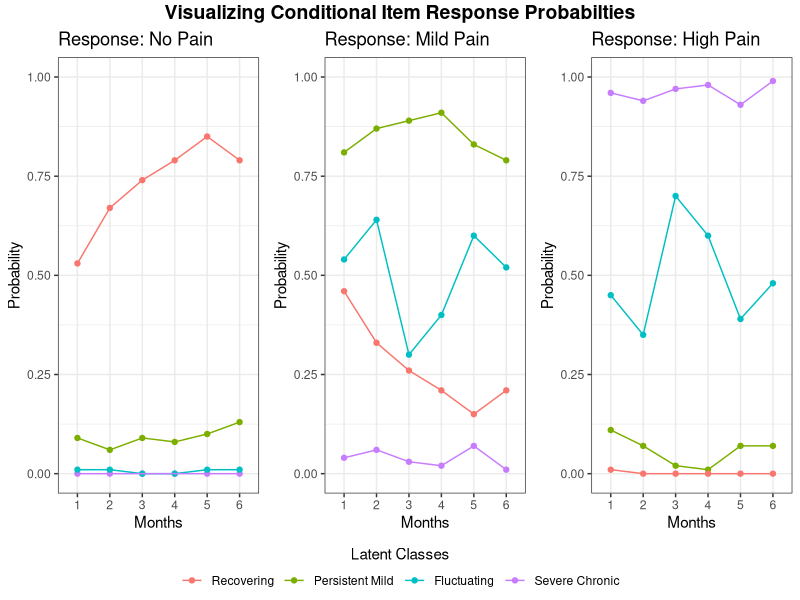
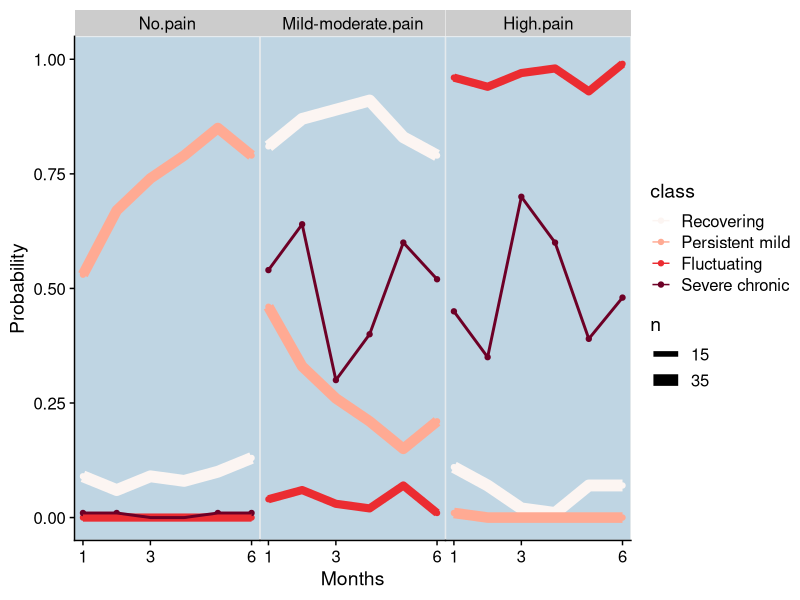
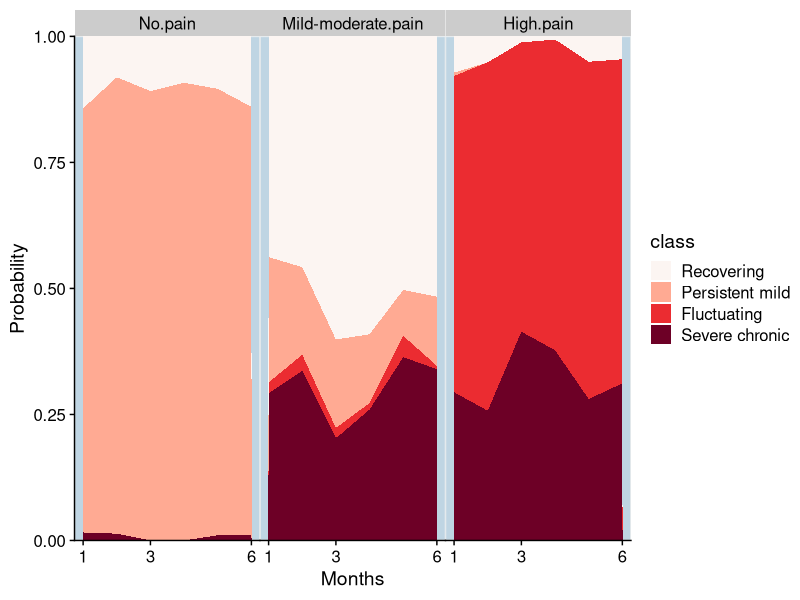

The R source for these figures, in order:
library(ggplot2)
theme_set(theme_bw())
library(readr)
library(stringr)
library(dplyr)
library(reshape2)
library(ggpubr)

#SOURCE from Table 1 : 
#Dunn (2006) https://doi.org/10.1093/aje/kwj100

#Responses to back pain survey
#Paper used Latent Class Analysis 
df <- read_table2("LCAdataHW3.txt") #datafile in repository 
df <- df[,-6] #remove last column 


#Create 3 different graphs based on each response
#First sort the different levels of pain for each month
pain.f <- function(data,pain){
  d <- data %>% filter(str_detect(Items,pain))
}

no_pain <- pain.f(df,"No.pain") %>% melt(id.vars="Items") 
mild_pain <-pain.f(df,"Mild") %>% melt(id.vars="Items")
high_pain <-pain.f(df,"High") %>% melt(id.vars="Items")

#Order the pain level from recovery to severe/chronic pain
no_pain$variable <-factor(no_pain$variable, levels=c("C2","C1","C4","C3"))
mild_pain$variable <-factor(mild_pain$variable, levels=c("C2","C1","C4","C3"))
high_pain$variable <-factor(high_pain$variable, levels=c("C2","C1","C4","C3"))

#No Pain Plot
fp1 <- ggplot(no_pain, 
              aes(x=Items,y=value, color=variable, group=variable)) +
  geom_point() + geom_line() +
  scale_y_continuous(limits=c(0,1)) +
  labs(x="Months", y="Probability", title="Response: No Pain") +
  scale_x_discrete(labels=c("1","2","3","4","5","6"))

p11 <-fp1 + guides(color = guide_legend(title.position = "top", title.hjust = 0.5)) +
  scale_color_discrete(
    name="Latent Classes",
    labels=c("Recovering","Persistent Mild","Fluctuating","Severe Chronic"))

#Mild Pain Plot 
fp2 <- ggplot(mild_pain, aes(x=Items,y=value, color=variable, group=variable)) +
  geom_point() + geom_line() +
  scale_y_continuous(limits=c(0,1)) + 
  labs(x="Months", y="Probability", title="Response: Mild Pain") +
  scale_x_discrete(labels=c("1","2","3","4","5","6")) 

#High Pain Plot
fp3 <- ggplot(high_pain, aes(x=Items,y=value, color=variable, group=variable)) + 
  geom_point() + geom_line() +
  scale_y_continuous(limits=c(0,1)) +
  labs(x="Months", y="Probability", title="Response: High Pain") +
  scale_x_discrete(labels=c("1","2","3","4","5","6"))

#Arrange plots nicely with one legend
plot1 <-ggarrange(p11,fp2,fp3, nrow=1,ncol=3, common.legend = TRUE, legend = "bottom")

#Annotate
annotate_figure(plot1, 
                top = text_grob("Visualizing Conditional Item Response Probabilties", face="bold",size=14))

## BMB: would definitely have been better to do this by faceting ...
## did you consider using a directional colour ramp to indicate the
## ordering of the latent classes? (see below)
##
  #Explain what features of the data you are trying to draw attention to,   
  #and what story you think your figures tell (or fail to tell).
##


#The table collects data from individuals with back pain. A 6-month survey was conducted 
#asking individual's level of pain each month. The responses were reported on a Likert-type 
#scale - no pain, mild-moderate pain and high pain. Interpreting and characterizing the 
#latent classes are heavily dependent on the conditional item response probabilities. I feel
#depicting these probabilities graphically eases the interpretation. For a specific response, 
#you can view the pattern/trend of the probabilities across the 6 months for each latent class.
#For example in graph 1, those who are in the recovering latent class will have a higher 
#probability of having no pain across the 6 months compared to those in the severe/chronic pain latent class who
#have a lower probability of responding to no pain in the 6 months. Similar interpretations can be made 
#for the remaining two graphs. Additionally, an important quality of latent class models
#is high class separation. In these graphs, the classes are distinguishable from each other (no lines crossing each other)
#thus it has high-class separation. Therefore I feel more confident of the labels/interpretation that the authors have 
#given to the analysis. 


## BMB: could have indicated size of clusters via line width
library(tidyverse)
dfm <- (df
    %>% slice(-1)
    %>% separate(Items,into=c("month","cat"),sep=1)
    %>% pivot_longer(cols=C1:C4,names_to="class",values_to="pct")
    %>% mutate(
            cat=forcats::fct_inorder(cat),
            month=as.numeric(month)
        )
)

cc <- (df
    %>% slice(1)
    %>% pivot_longer(cols=C1:C4,names_to="class",values_to="n")
    %>% select(-Items)
)

dfm <- (dfm
    %>% full_join(cc,by="class")
    %>% mutate(class=factor(class,levels=paste0("C",1:4),
                            labels=c("Recovering",
                                     "Persistent mild",
                                     "Fluctuating",
                                     "Severe chronic")))
)

library(colorspace)
library(cowplot)
theme_set(theme_cowplot()+
          theme(panel.background = element_rect(fill = "#BFD5E3",
                                                colour="#EEEEEE"),
                panel.margin=grid::unit(0,"lines")))

ggplot(dfm,
       aes(x=month,y=pct, color=class)) +
    geom_point() + geom_line(aes(size=n)) +
    scale_y_continuous(limits=c(0,1)) +
    labs(x="Months", y="Probability") +
    facet_wrap(~cat) +
    scale_colour_discrete_sequential(palette = "Reds")+
    scale_x_continuous(breaks=c(1,3,6))+
    scale_size_continuous(range=c(1,4),
                          breaks=c(15,35))

## BMB: less repetition, less data manipulation
## changed background to make light colour visible
## I wonder if there's a way to reinforce the compositional nature
## of the data? (Consider Wilkie's sections on proportions)

dfm <- dfm %>% group_by(cat,month) %>%
    mutate(pct_norm=pct/sum(pct))

## BMB: I don't quite understand why the numbers don't add up to 1
##  in each column??

ggplot(dfm,
       aes(x=month,y=pct_norm, fill=class)) +
    geom_area(position="stack") +
    facet_wrap(~cat)+
    scale_y_continuous(expand=c(0,0)) +
    labs(x="Months", y="Probability") +
    scale_fill_discrete_sequential(palette = "Reds")+
    scale_x_continuous(breaks=c(1,3,6))
## interesting but I would probably flip the order

## generally a useful reformulation: score=2
